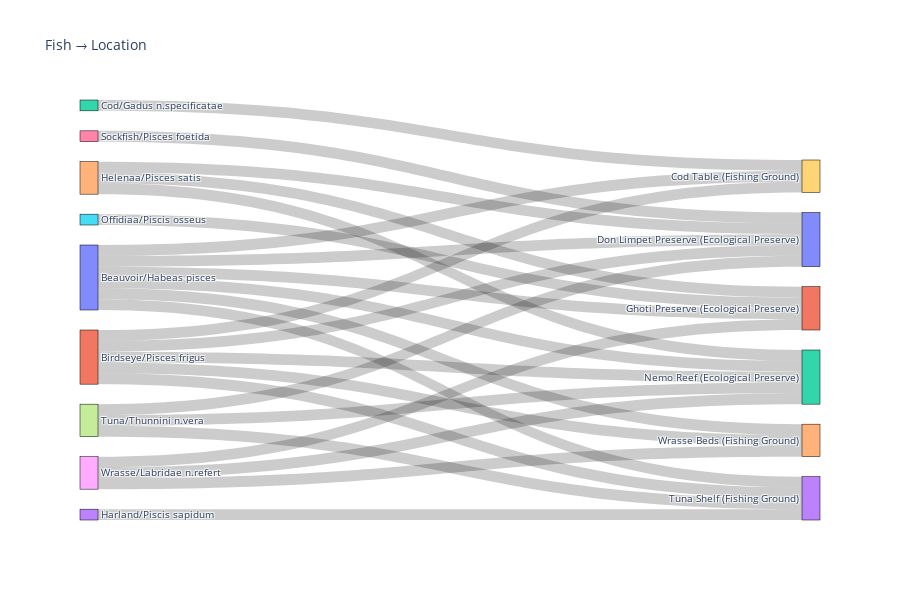

Notebook source saved alongside this figure:
### Code cell
# PER CAPIRE QUALI PESCI NON POSSONO ESSERE PESCATI

links = (
    fish_locations.assign(
        location_label=lambda df: df['location_id'].astype(str) + " (" + df['kind'] + ")"
    )
    .groupby(['entity_name', 'location_label'])
    .size()
    .reset_index(name='value')
)

nodes = pd.Index(pd.concat([links['entity_name'], links['location_label']]).unique())

links['source_id'] = nodes.get_indexer(links['entity_name'])
links['target_id'] = nodes.get_indexer(links['location_label'])

fig = go.Figure(data=[go.Sankey(
    arrangement="snap",
    node=dict(
        label=nodes.tolist(),
        pad=20,
        thickness=18,
        line=dict(color="black", width=0.5)
    ),
    link=dict(
        source=links['source_id'],
        target=links['target_id'],
        value=links['value']
    )
)])

fig.update_layout(
    title_text="Fish → Location",
    font_size=10,
    height=600
)

fig.show()

### Figure 1 — Plotly figure (JSON) as saved in the notebook; plotly's stock layout.template omitted (floating-point values rounded to 4 significant figures)
{"data": [{"arrangement": "snap", "link": {"source": [0, 0, 0, 0, 0, 0, 1, 1, 1, 1, 1, 2, 3, 4, 4, 4, 5, 6, 7, 7, 7, 8, 8, 8], "target": [9, 10, 11, 12, 13, 14, 9, 10, 12, 13, 14, 9, 13, 10, 11, 12, 11, 10, 10, 12, 13, 11, 12, 14], "value": [1, 1, 1, 1, 1, 1, 1, 1, 1, 1, 1, 1, 1, 1, 1, 1, 1, 1, 1, 1, 1, 1, 1, 1]}, "node": {"label": ["Beauvoir/Habeas pisces", "Birdseye/Pisces frigus", "Cod/Gadus n.specificatae", "Harland/Piscis sapidum", "Helenaa/Pisces satis", "Offidiaa/Piscis osseus", "Sockfish/Pisces foetida", "Tuna/Thunnini n.vera", "Wrasse/Labridae n.refert", "Cod Table (Fishing Ground)", "Don Limpet Preserve (Ecological Preserve)", "Ghoti Preserve (Ecological Preserve)", "Nemo Reef (Ecological Preserve)", "Tuna Shelf (Fishing Ground)", "Wrasse Beds (Fishing Ground)"], "line": {"color": "black", "width": 0.5}, "pad": 20, "thickness": 18}, "type": "sankey"}], "layout": {"font": {"size": 10}, "height": 600, "title": {"text": "Fish → Location"}}}
